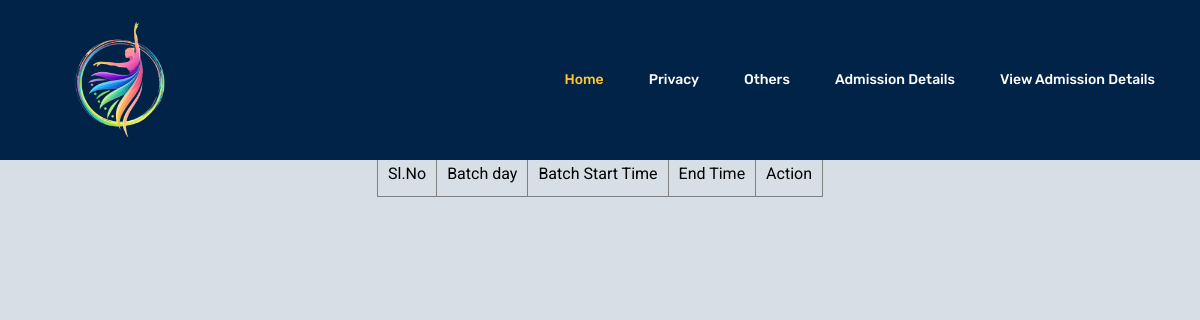
The page /Project/Student/ViewBatchDetails.php?aid=6 on the database as committed earlier.
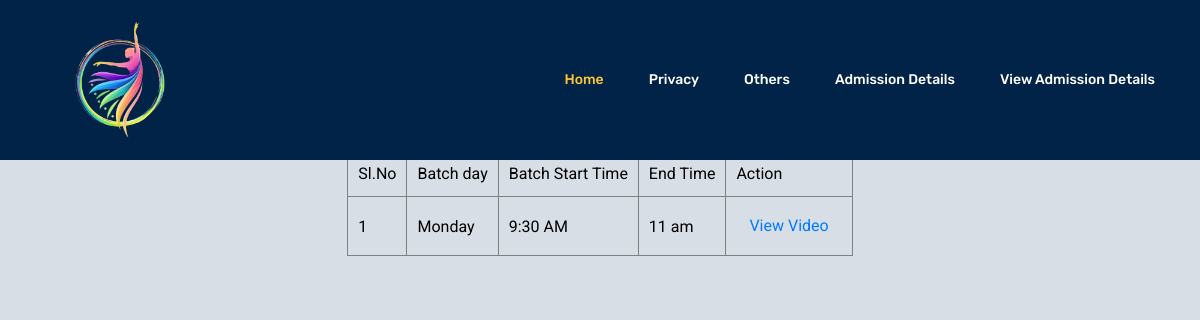
The same page on the database as committed later.
### tables this page shows
CREATE TABLE `tbl_batches` (
  `batch_id` int(11) NOT NULL auto_increment,
  `batch_name` varchar(20) NOT NULL,
  `batch_starttime` varchar(20) NOT NULL,
  `batch_endtime` varchar(20) NOT NULL,
  `batch_day` varchar(20) NOT NULL,
  `assign_id` int(11) NOT NULL,
  PRIMARY KEY  (`batch_id`)
);

### Project/Student/ViewBatchDetails.php (the view, shortened to what this page needs)
<?php
include("Head.php");
?>
<!DOCTYPE html PUBLIC "-//W3C//DTD XHTML 1.0 Transitional//EN" "http://www.w3.org/TR/xhtml1/DTD/xhtml1-transitional.dtd">
<html xmlns="http://www.w3.org/1999/xhtml">
<head>
</head>
<body style="background-color:rgb(215, 222, 229);color: black;">
<body>
<br><br><br><br><br><br>
<form id="form1" name="form1" method="post" action="">
  <table border="1" align="center" cellpadding="10">
    <tr>
      <td>Sl.No</td>
      <td>Batch day</td>
      <td>Batch Start Time</td>
      <td>End Time </td>
      <td>Action</td>
    </tr>
    <?php
	$sel="select * from tbl_batches where assign_id='".$_GET["aid"]."'";
	$data=mysql_query($sel);
	$i=0;
	while($row=mysql_fetch_array($data))
	{
		$i++;
	?>
    <tr>
      <td><?php echo $i?></td>
      <td><?php echo $row["batch_day"]?></td>
      <td><?php echo $row["batch_starttime"]?></td>
      <td><?php echo $row["batch_endtime"]?></td>
      <td>                        <a href="ViewVideo.php?cid=<?php echo $_GET["aid"]; ?>" class="btn ">View Video</a>
</td>
    </tr>
    <?php
	}
	?>
  </table>
</form>
</body>
</html>
<br><br><br><br><br><br><br><br>

Rows that differ between the two databases and show on the page:
added tbl_batches: batch_day "Monday", batch_starttime "9:30 AM", batch_endtime "11 am"
